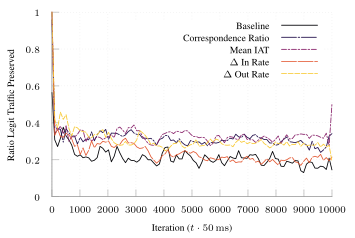

This chart was generated by the following gnuplot code:
set terminal tikz standalone color size 9cm,6cm font '\scriptsize' preamble '\usepackage{microtype} \usepackage{times} \usepackage[T1]{fontenc} \usepackage{siunitx}\sisetup{detect-all}'
set output "ftprep-tcp-good-2.tex"

load "parula.pal"

set style line 102 lc rgb '#a0a0a0' lt 1 lw 1
set border ls 102
set colorbox border 102
set key textcolor rgb "black"
set tics textcolor rgb "black"
set label textcolor rgb "black"

set border 3
set grid x y
set xtics nomirror
set ytics nomirror

#set key autotitle columnhead
set datafile separator ","

set xlabel "Iteration ($t \\cdot{} \\SI{50}{\\milli\\second}$)"
set ylabel "Ratio Legit Traffic Preserved"

set yrange [0.0:1.0]
set key inside bottom right

plot '../results/baseline-2-avg-ng.csv' u 1:3 w lines smooth sbezier title "Baseline", \
     '../results/ft-tcp-f4-avg.csv' u 1:3 w lines smooth sbezier title "Correspondence Ratio" ls 2, \
     '../results/ft-tcp-f5-avg.csv' u 1:3 w lines smooth sbezier title "Mean IAT" ls 4, \
     '../results/ft-tcp-f6-avg.csv' u 1:3 w lines smooth sbezier title "$\\Delta{}$ In Rate" ls 6, \
     '../results/ft-tcp-f7-avg.csv' u 1:3 w lines smooth sbezier title "$\\Delta{}$ Out Rate" ls 8
